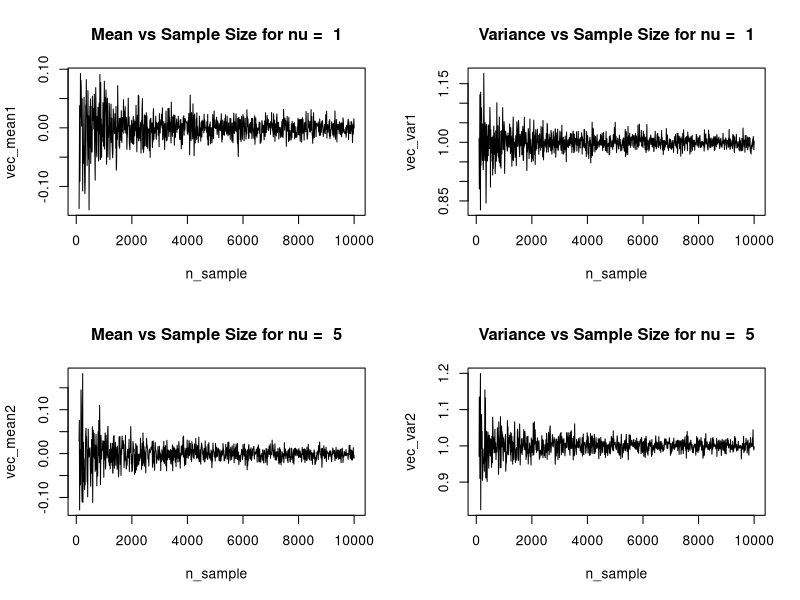
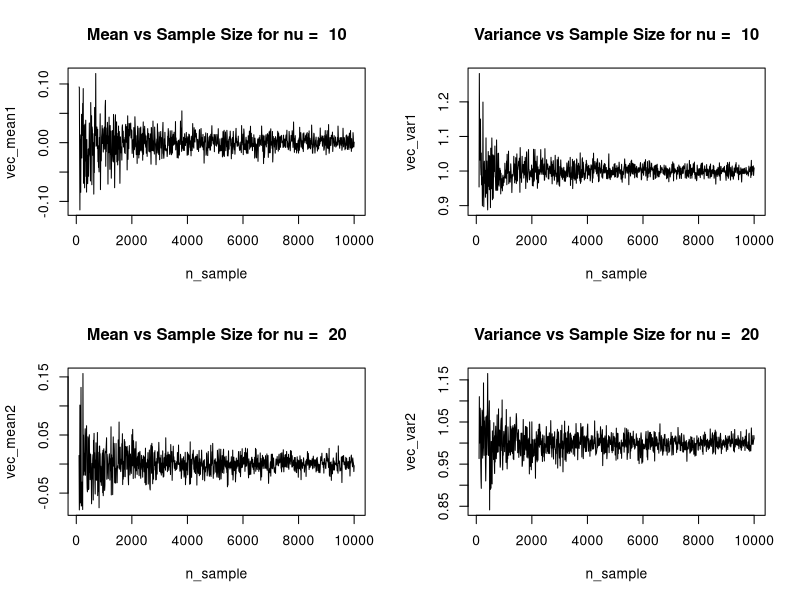
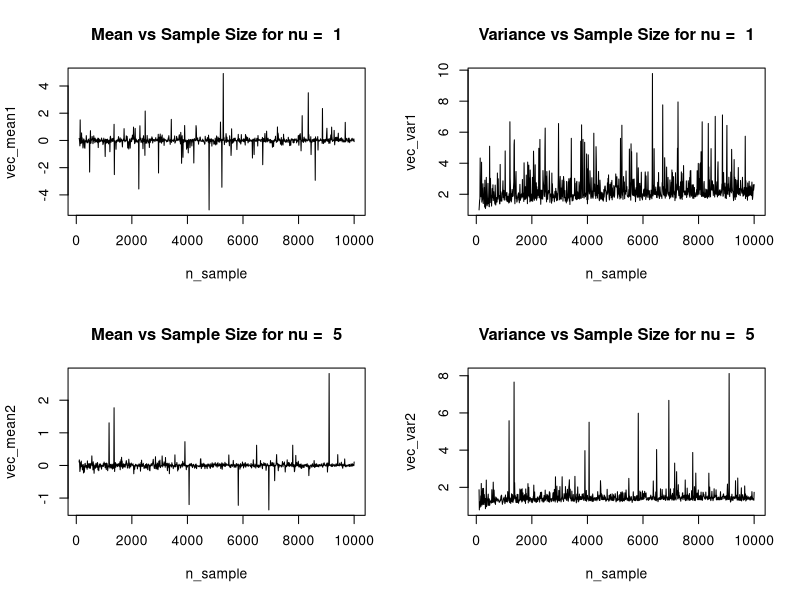
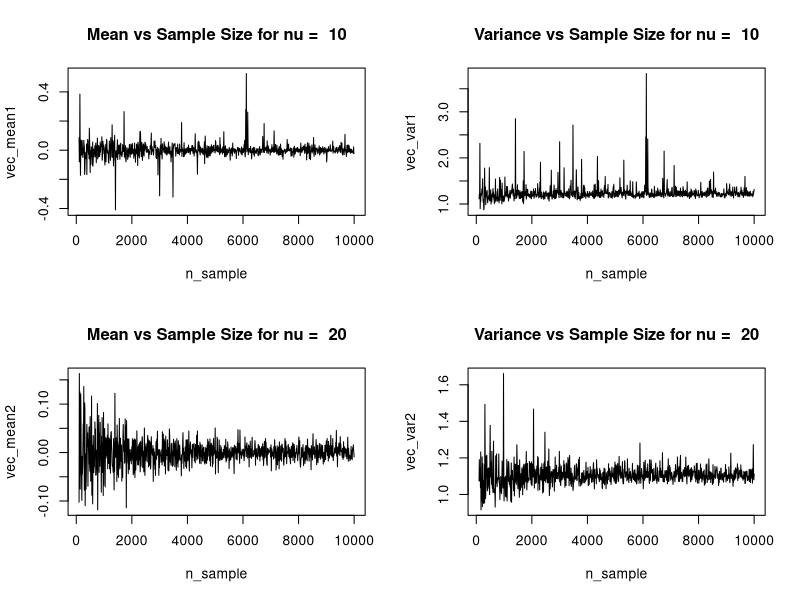
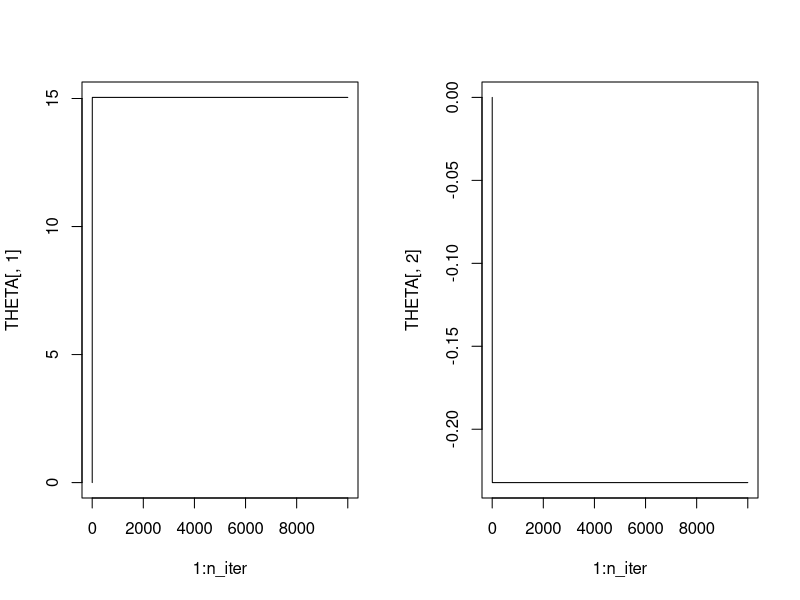

The R source for these figures, in order:
## ---- chunk 1
n <- 100000; m <- 100000
# SIR with replacement
Y <- runif(n, 0, 1)
pi <- dbeta(Y,2,5)
g <- dunif(Y,0,1)
W <- (pi/g)/(sum(pi/g))
X <- sample(Y, m, replace = TRUE, prob = W)
mean(X<0.5)
## ---- chunk 2
# SIR without replacement
Y <- runif(n, 0, 1)
pi <- dbeta(Y,2,5)
g <- dunif(Y,0,1)
W <- (pi/g)/(sum(pi/g))
X <- sample(Y, m, replace = FALSE, prob = W)
mean(X<0.5)
## ---- chunk 3
set.seed(1)
ImpSample <- function(s, nu){
x <- rt(s, nu)
w <- dnorm(x, 0, 1) / dt(x, nu)
mean <- mean(w * x)
var <- mean(w * x^2) - mean^2
return(c(mean, var))
}
RunAll <- function(nu1, nu2){
n_sample <- seq(100, 10000, 10)
vec_mean1 <- vec_var1 <- rep(NA, length(n_sample))
for(i in 1:length(n_sample)){
output <- ImpSample(n_sample[i], nu1)
vec_mean1[i] <- output[1]
vec_var1[i] <- output[2]
}
vec_mean2 <- vec_var2 <- rep(NA, length(n_sample))
for(i in 1:length(n_sample)){
output <- ImpSample(n_sample[i], nu2)
vec_mean2[i] <- output[1]
vec_var2[i] <- output[2]
}
par(mfrow=c(2,2))
plot(n_sample, vec_mean1, type = "l", main = paste("Mean vs Sample Size for nu = ",nu1))
plot(n_sample, vec_var1, type = "l", main = paste("Variance vs Sample Size for nu = ",nu1))
plot(n_sample, vec_mean2, type = "l", main = paste("Mean vs Sample Size for nu = ",nu2))
plot(n_sample, vec_var2, type = "l", main = paste("Variance vs Sample Size for nu = ",nu2))
}
# Run for different nu
RunAll(1, 5)
RunAll(10, 20)
## ---- chunk 4
set.seed(1)
ImpSample <- function(s, nu){
x <- rnorm(s, 0, 1)
w <- dt(x, nu) / dnorm(x, 0, 1)
mean <- sum(w * x) / sum(w)
var <- sum(w * x^2) / sum(w) - mean^2
return(c(mean, var))
}
RunAll <- function(nu1, nu2){
n_sample <- seq(100, 10000, 10)
vec_mean1 <- vec_var1 <- rep(NA, length(n_sample))
for(i in 1:length(n_sample)){
output <- ImpSample(n_sample[i], nu1)
vec_mean1[i] <- output[1]
vec_var1[i] <- output[2]
}
vec_mean2 <- vec_var2 <- rep(NA, length(n_sample))
for(i in 1:length(n_sample)){
output <- ImpSample(n_sample[i], nu2)
vec_mean2[i] <- output[1]
vec_var2[i] <- output[2]
}
par(mfrow=c(2,2))
plot(n_sample, vec_mean1, type = "l", main = paste("Mean vs Sample Size for nu = ",nu1))
plot(n_sample, vec_var1, type = "l", main = paste("Variance vs Sample Size for nu = ",nu1))
plot(n_sample, vec_mean2, type = "l", main = paste("Mean vs Sample Size for nu = ",nu2))
plot(n_sample, vec_var2, type = "l", main = paste("Variance vs Sample Size for nu = ",nu2))
}
# Run for different nu
RunAll(1, 5)
RunAll(10, 20)
## ---- chunk 5
sigmoid <- function(theta, xi){
theta_xi <- theta[1] + theta[2] * xi
return(1/(1+exp(-theta_xi)))
}
gradient <- function(theta, x, y){
g1 <- g2 <- 0
for(i in 1:length(y)){
g1 <- g1 + (sigmoid(theta, x[i]) - y[i])
g2 <- g2 + (sigmoid(theta, x[i]) - y[i]) * x[i]
}
return(c(g1, g2))
}
hessian <- function(theta, x, y){
h <- matrix(rep(0,4), nrow = 2, ncol = 2)
for(i in 1:length(y)){
h[1,1] <- h[1,1] + sigmoid(theta, x[i])*(1-sigmoid(theta, x[i]))
h[1,2] <- h[1,2] + sigmoid(theta, x[i])*(1-sigmoid(theta, x[i])) * x[i]
h[2,1] <- h[1,2]
h[2,2] <- h[2,2] + sigmoid(theta, x[i])*(1-sigmoid(theta, x[i])) * (x[i]^2)
}
return(h)
}
## data
x <- c(53,57,58,63,66,67,67,67,68,69,70,70,70,70,72,73,75,75,76,76,78,79,81)
y <- c(1,1,1,1,0,0,0,0,0,0,0,0,1,1,0,0,0,1,0,0,0,0,0)
n_iter <- 10000
THETA <- matrix(rep(NA, n_iter*2), ncol=2)
THETA[1,] <- c(0,0)
for(s in 2:n_iter){
temp <- THETA[s-1,]
g <- gradient(temp, x, y)
h <- hessian(temp, x, y)
q <- qr.Q(qr(h))
r <- qr.R(qr(h))
Rtheta <- r %*% temp - t(q) %*% g
THETA[s,] <- backsolve(r, Rtheta) # backsolve(R, b) for x: Rx = b
}
par(mfrow=c(1,2))
plot(1:n_iter, THETA[,1], type = "l")
plot(1:n_iter, THETA[,2], type = "l")
(saveTHETA <- THETA[n_iter,])  
lm.fit <- glm(y ~ x, family=binomial(link="logit"))
coef(lm.fit)
## ---- chunk 6
set.seed(123)
library(mvtnorm)

## ---- chunk 7
set.seed(123)
library(mnormt)
